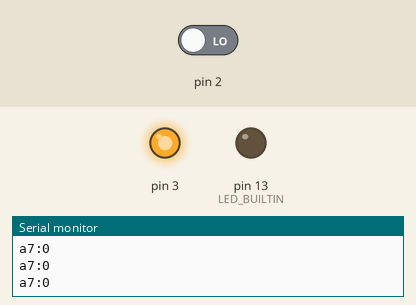
This sketch was run on a simulated Arduino Nano, built with avr-gcc and run on an emulated ATmega328P. On the bench: output pins drawn as LEDs (lit = HIGH), the last lines printed to the serial monitor. The inputs (shaded band) are chosen by the test bench; at power-on: pin 2 LOW.

Above: at 1.2 s.
1.3 s: pin 2 driven HIGH
At 2.5 s:
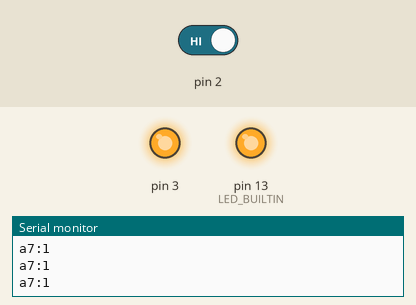
2.8 s: pin 2 driven LOW
At 3.8 s:
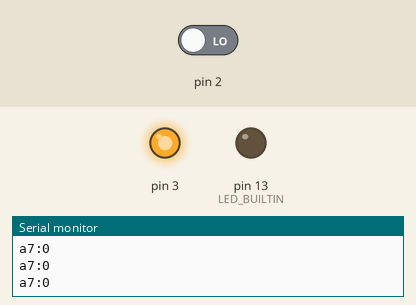
Timing chart, 0 to 5.8 s (numbered marks = the images above; inputs shaded):
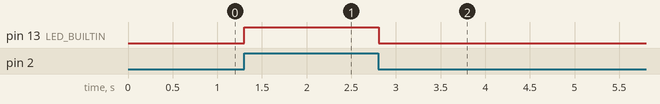

The sketch:

check_holl_is_woking.ino
```cpp
/*
  Blink

  Turns an LED on for one second, then off for one second, repeatedly.

A6 - Gnd
A7 - Value to LED
+5
  http://www.arduino.cc/en/Tutorial/Blink
*/

// the setup function runs once when you press reset or power the board
void setup() {
  // initialize digital pin LED_BUILTIN as an output.
  pinMode(LED_BUILTIN, OUTPUT);
  #if 0
  pinMode(A6, OUTPUT);
  pinMode(A7, INPUT);
  digitalWrite(A6, LOW);   // turn the LED on (HIGH is the voltage level)
  #else
  pinMode(3, OUTPUT);
  pinMode(2, INPUT);
  digitalWrite(3, HIGH);   // turn the LED on (HIGH is the voltage level)
  #endif
  Serial.begin(9600);
}

// the loop function runs over and over again forever
void loop() {
  #if 0
  int i = digitalRead(A7);
  #else
  int i = digitalRead(2);
  #endif
  Serial.print("a7:"); Serial.println(i);
  digitalWrite(LED_BUILTIN, i);   // turn the LED on (HIGH is the voltage level)
  delay(50);                       // wait for a second
}
```

Measured:
- after the input at 1.3 s, pin 13 (LED_BUILTIN): LOW → HIGH at once
- after the input at 2.8 s, pin 13 (LED_BUILTIN): HIGH → LOW at once
